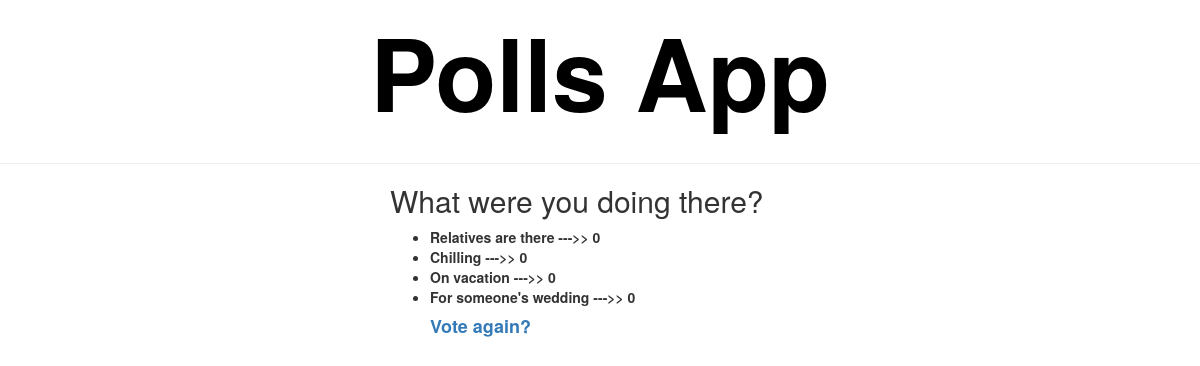
Before: /polls/3/results with the older database file.
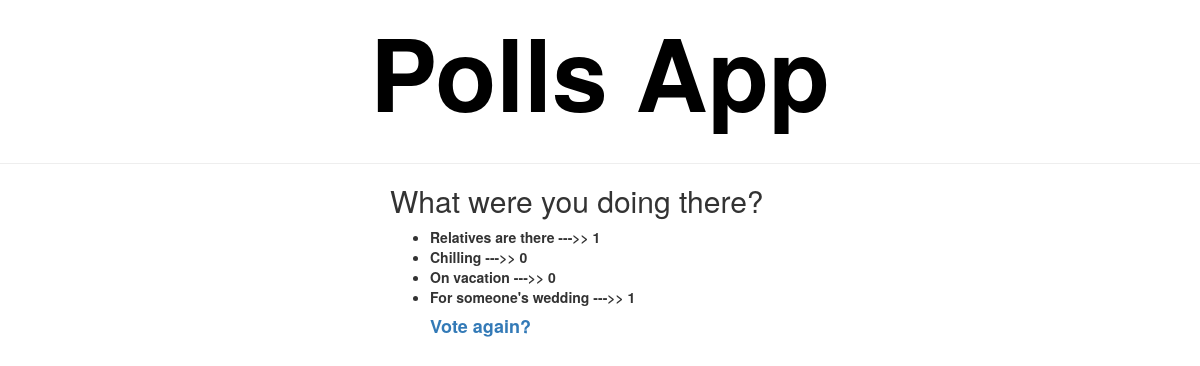
After: the same page with the newer database file.
### polls/models.py (models this page shows, shortened)
class Question(models.Model):
	question_text = models.CharField(max_length=200)
	publish_date = models.DateTimeField('date published')

class Choice(models.Model):
	choice_text = models.CharField(max_length=200)
	votes = models.IntegerField(default=0)
	question = models.ForeignKey(Question, on_delete=models.CASCADE)
	def __str__(self):
		return self.choice_text

### polls/views.py (the view)
# urls.py: url(r'^(?P<question_id>[0-9]+)/results$', views.results, name='results'),
def results(request, question_id):
	question = get_object_or_404(Question, pk=question_id)
	return render(request, 'polls/results.html', {'question': question})

### polls/templates/polls/results.html
{% extends 'polls/base.html' %}
{% block content %}
<h2>{{question.question_text}}</h2>
<ul>
{% for choice in question.choice_set.all %}
    <li><strong>{{choice}} --->> {{choice.votes}}</strong></li>
{% endfor %}
<a href={% url 'polls:index' %}><h4><strong>Vote again?</strong></h4>
	{% endblock %}

### polls/templates/polls/base.html
{% load static %}
<head>
    <link rel='stylesheet' type='text/css' href='{% static 'polls/style.css' %}' />
    <link rel='stylesheet' type='text/css' href='https://cdnjs.cloudflare.com/ajax/libs/twitter-bootstrap/3.3.7/css/bootstrap.min.css' />
</head>
<body>
<div><strong><p class='text-center' style='font-size: 100px;color: black;'>Polls App</p></strong></div><hr>
<div style="width:35%; margin:0 auto;">{% block content %}
{% endblock %}</div>
</body>

Changed rows visible on the page:
changed Choice "Relatives are there": votes "0" → "1"
changed Choice "For someone's wedding": votes "0" → "1"
